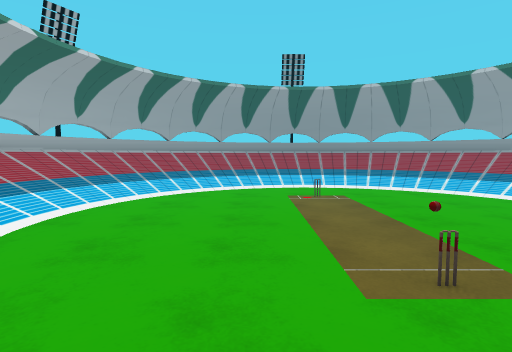
View 1 (above)

12 first-person views from a walk through a 3-D level made in the Unity game engine. The camera is 1.3 m above the floor, tilts 4° down and sees 80° across. The floor is counted in squares, 1 m on a side. Each view is taken from the middle of a square. On the plan, view 1 faces up. The plan holds only what a view shows up to about 14 squares ahead; the rest is blank. The place goes on beyond the plan. Some animated figures are not drawn. Some surface patterns are stand-ins.

View 2
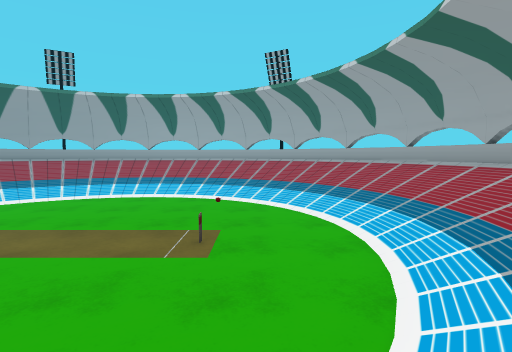

View 3
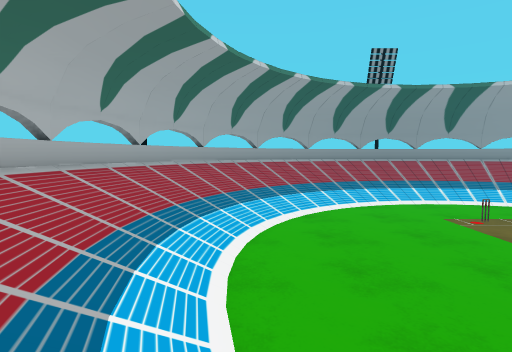

View 4
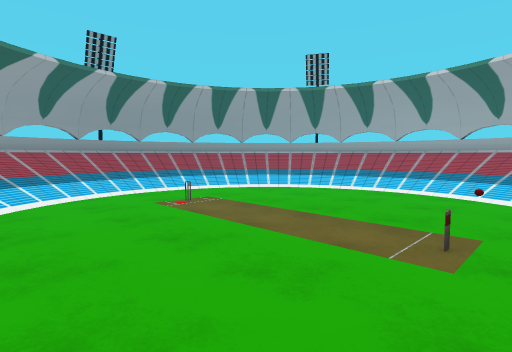

View 5
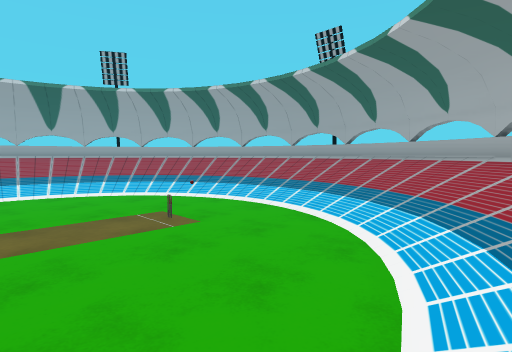

View 6
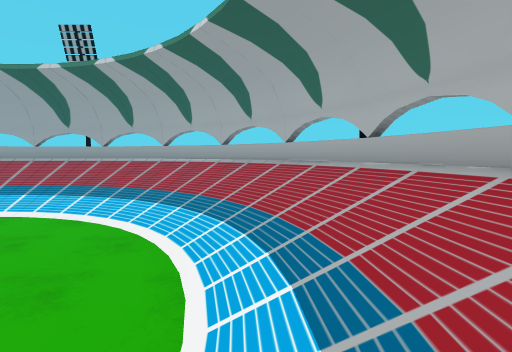

View 7
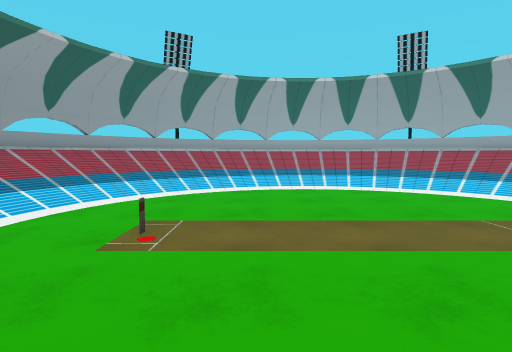

View 8
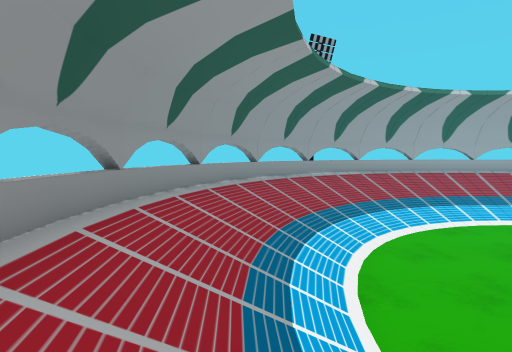

View 9
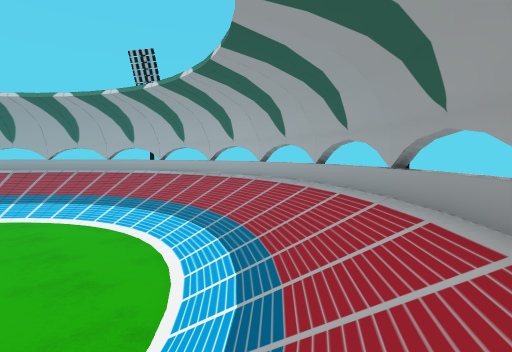

View 10
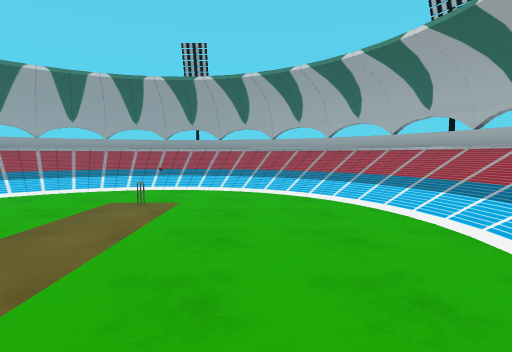

View 11
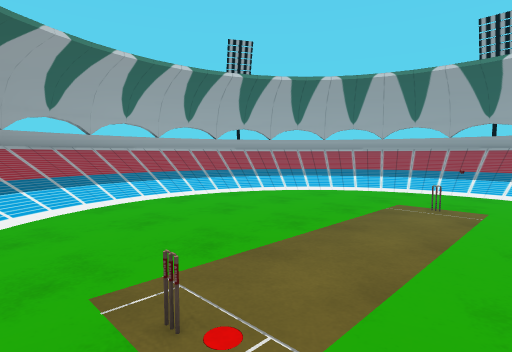

View 12
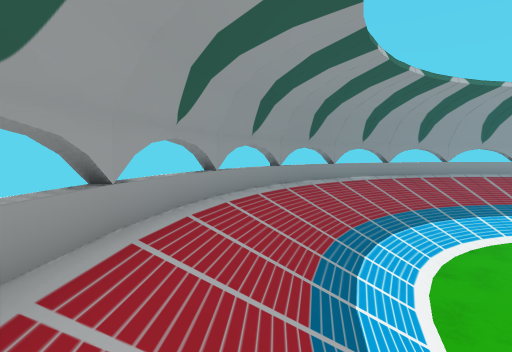

### Floor plan
Key: @ floor where view 1 was taken; # wall or solid block; . floor; / step, stairs or slope; = window, fence, low wall or low ledge; v drop or lower ground; O other object.
Columns run from 8 left of view 1 to 12 right of it. Each row starts with its distance up from view 1.
 16        v##=##v
 15      ###/////###
 14    v##/////////##
 13   v#/////////////#
 12 vv#/////...../////#
 11  v#///.........///#v
 10  #///.....O.....///#
  9  =///...........///=
  8 ##//.............//##
  7 #///.............///#
  6 #////...........////#
  5 #///.............///#
  4 v#//.............//#v
  3  #////....O.....///#
  2  #////....O....////#
  1 vv#////./..././///#v
  0   ##////@/.//////##
 -1    ##///////////##
 -2     v=#///////#=v
 -3       ##=#=#=##

Where each view was taken, in squares from view 1:
view 1: 0 up, 0 right, facing up
view 2: 2 up, 4 left, facing right
view 3: 2 up, 4 left, facing up
view 4: 2 up, 3 left, facing up-right
view 5: 7 up, 5 left, facing down-right
view 6: 8 up, 5 left, facing down
view 7: 8 up, 3 left, facing right
view 8: 14 up, 1 left, facing right
view 9: 14 up, 1 left, facing down-left
view 10: 11 up, 1 left, facing down
view 11: 11 up, 0 right, facing down-right
view 12: 11 up, 5 left, facing up-right
